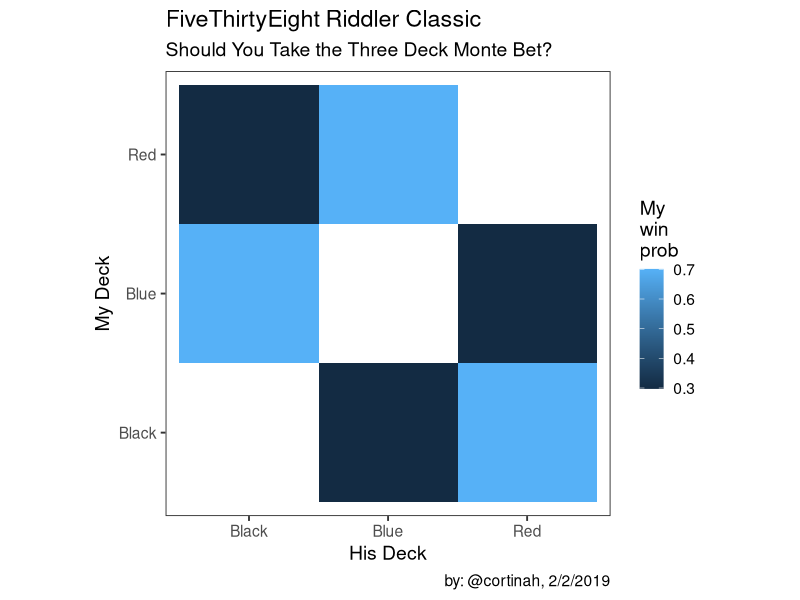

Write the R code that produced this figure.
## ---- chunk 1
library(ggplot2)
game <- function(mydeck, hisdeck) {
decks <- list(
  Red=c(14, 14, 14, 14, 9, 9, 9, 9, 7, 7, 7, 7),
  Blue=c(13, 13, 13, 13, 11, 11, 11, 11, 6, 6, 6, 6),
  Black=c(12, 12, 12, 12, 10, 10, 10, 10, 8, 8, 8, 8) )

my_hand  <- sample(decks[[mydeck]], 12)
his_hand <- sample(decks[[hisdeck]], 12)

min(which(cumsum(my_hand > his_hand)==5)) < min(which(cumsum(my_hand < his_hand)==5))
}

meansd <- function(x) return(c(mean(x), sd(x)))

sim_games <- function(mydeck, hisdeck, count) {
 c(mydeck, hisdeck, meansd(replicate(count, game(mydeck, hisdeck))))
}

sim_all <- function(count) {
results <- data.frame( rbind(
    sim_games('Red','Blue', count),
    sim_games('Red','Black', count),
    sim_games('Blue','Red', count),
    sim_games('Blue','Black', count),
    sim_games('Black','Blue', count),
    sim_games('Black','Red', count) ))
colnames(results) <- c('mydeck','hisdeck','Wins','sd')
results$Wins <- as.numeric(as.character(results$Wins))
results }

results <- sim_all(100000)

ggplot(results, aes(x=hisdeck,y=mydeck,fill=Wins)) + geom_tile() +theme_bw(base_size = 14) +coord_fixed() + theme(panel.grid.major = element_blank()) +labs(title='FiveThirtyEight Riddler Classic',subtitle='Should You Take the Three Deck Monte Bet?',caption="by: @cortinah, 2/2/2019",
  x='His Deck', y='My Deck') +scale_fill_continuous('My\nwin\nprob')
## ---- chunk 2
library(knitr)
library(kableExtra)
results$Wins <- results$Wins*100
results$sd <- 100*as.numeric(as.character(results$sd))/sqrt(100000)
kable(results, digits = 1, col.names = c('My deck','His Deck', 'My Win \\%','Std Error')) %>%  kable_styling(bootstrap_options = c("striped",'hover'),full_width = F) %>% column_spec(1:4, width = "6em")
